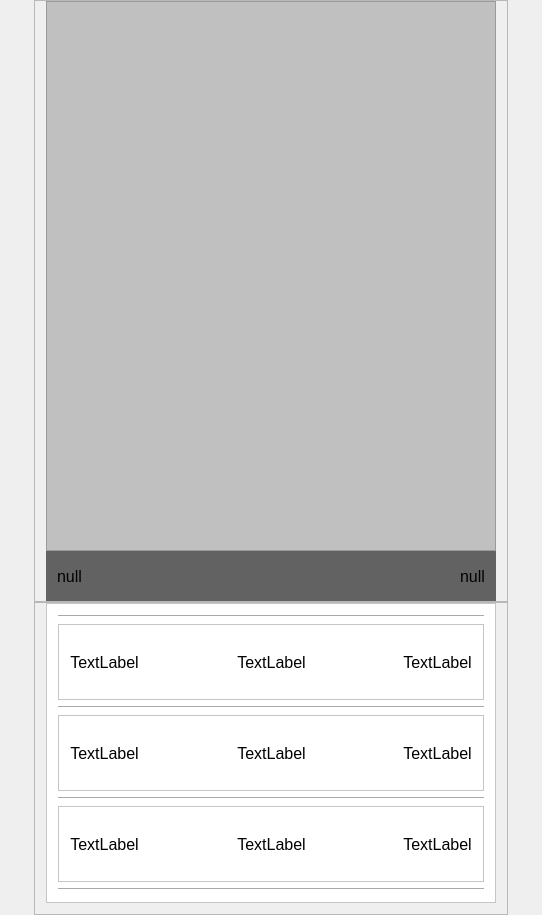
<?xml version="1.0" encoding="UTF-8"?>
<ui version="4.0">
 <class>Widget</class>
 <widget class="QWidget" name="Widget">
  <property name="geometry">
   <rect>
    <x>0</x>
    <y>0</y>
    <width>542</width>
    <height>891</height>
   </rect>
  </property>
  <property name="sizePolicy">
   <sizepolicy hsizetype="Minimum" vsizetype="Minimum">
    <horstretch>0</horstretch>
    <verstretch>0</verstretch>
   </sizepolicy>
  </property>
  <property name="windowTitle">
   <string>Widget</string>
  </property>
  <layout class="QGridLayout" name="gridLayout_9">
   <property name="leftMargin">
    <number>0</number>
   </property>
   <property name="topMargin">
    <number>0</number>
   </property>
   <property name="rightMargin">
    <number>0</number>
   </property>
   <property name="bottomMargin">
    <number>0</number>
   </property>
   <property name="spacing">
    <number>0</number>
   </property>
   <item row="0" column="0">
    <layout class="QHBoxLayout" name="horizontalLayout_2">
     <item>
      <spacer name="horizontalSpacer_8">
       <property name="orientation">
        <enum>Qt::Horizontal</enum>
       </property>
       <property name="sizeHint" stdset="0">
        <size>
         <width>13</width>
         <height>17</height>
        </size>
       </property>
      </spacer>
     </item>
     <item>
      <layout class="QVBoxLayout" name="verticalLayout_2">
       <property name="spacing">
        <number>0</number>
       </property>
       <item>
        <widget class="QFrame" name="frame_background">
         <property name="frameShape">
          <enum>QFrame::StyledPanel</enum>
         </property>
         <property name="frameShadow">
          <enum>QFrame::Raised</enum>
         </property>
         <layout class="QGridLayout" name="gridLayout_7">
          <property name="topMargin">
           <number>0</number>
          </property>
          <property name="bottomMargin">
           <number>0</number>
          </property>
          <item row="0" column="0">
           <widget class="QFrame" name="frame_pic">
            <property name="sizePolicy">
             <sizepolicy hsizetype="Preferred" vsizetype="Preferred">
              <horstretch>0</horstretch>
              <verstretch>0</verstretch>
             </sizepolicy>
            </property>
            <property name="minimumSize">
             <size>
              <width>450</width>
              <height>600</height>
             </size>
            </property>
            <property name="maximumSize">
             <size>
              <width>450</width>
              <height>600</height>
             </size>
            </property>
            <property name="styleSheet">
             <string notr="true">#frame_pic{
	border-radius:0px;
}</string>
            </property>
            <property name="frameShape">
             <enum>QFrame::StyledPanel</enum>
            </property>
            <property name="frameShadow">
             <enum>QFrame::Raised</enum>
            </property>
            <layout class="QGridLayout" name="gridLayout_8">
             <property name="leftMargin">
              <number>0</number>
             </property>
             <property name="topMargin">
              <number>0</number>
             </property>
             <property name="rightMargin">
              <number>0</number>
             </property>
             <property name="bottomMargin">
              <number>0</number>
             </property>
             <property name="spacing">
              <number>0</number>
             </property>
             <item row="1" column="0">
              <widget class="QFrame" name="frame_date">
               <property name="minimumSize">
                <size>
                 <width>0</width>
                 <height>20</height>
                </size>
               </property>
               <property name="styleSheet">
                <string notr="true">#frame_date{
	background-color:rgba(0,0,0,150);
	border-bottom-left-radius:0px;  
	border-bottom-right-radius:0px;
}</string>
               </property>
               <property name="frameShape">
                <enum>QFrame::StyledPanel</enum>
               </property>
               <property name="frameShadow">
                <enum>QFrame::Raised</enum>
               </property>
               <layout class="QGridLayout" name="gridLayout_2">
                <item row="0" column="0">
                 <layout class="QHBoxLayout" name="horizontalLayout">
                  <item>
                   <widget class="QLabel" name="label_curr_city">
                    <property name="font">
                     <font>
                      <family>Arial</family>
                      <pointsize>12</pointsize>
                     </font>
                    </property>
                    <property name="text">
                     <string>null</string>
                    </property>
                   </widget>
                  </item>
                  <item>
                   <spacer name="horizontalSpacer_2">
                    <property name="orientation">
                     <enum>Qt::Horizontal</enum>
                    </property>
                    <property name="sizeHint" stdset="0">
                     <size>
                      <width>40</width>
                      <height>20</height>
                     </size>
                    </property>
                   </spacer>
                  </item>
                  <item>
                   <widget class="QLabel" name="label_curr_date">
                    <property name="font">
                     <font>
                      <family>Arial</family>
                      <pointsize>12</pointsize>
                     </font>
                    </property>
                    <property name="text">
                     <string>null</string>
                    </property>
                   </widget>
                  </item>
                 </layout>
                </item>
               </layout>
              </widget>
             </item>
             <item row="0" column="0">
              <widget class="QFrame" name="frame">
               <property name="sizePolicy">
                <sizepolicy hsizetype="Expanding" vsizetype="Fixed">
                 <horstretch>0</horstretch>
                 <verstretch>0</verstretch>
                </sizepolicy>
               </property>
               <property name="minimumSize">
                <size>
                 <width>0</width>
                 <height>550</height>
                </size>
               </property>
               <property name="styleSheet">
                <string notr="true">background-color: rgba(0, 0, 0,50);</string>
               </property>
               <property name="frameShape">
                <enum>QFrame::StyledPanel</enum>
               </property>
               <property name="frameShadow">
                <enum>QFrame::Raised</enum>
               </property>
              </widget>
             </item>
            </layout>
           </widget>
          </item>
         </layout>
        </widget>
       </item>
       <item>
        <widget class="QFrame" name="frame_2">
         <property name="sizePolicy">
          <sizepolicy hsizetype="Preferred" vsizetype="Expanding">
           <horstretch>0</horstretch>
           <verstretch>0</verstretch>
          </sizepolicy>
         </property>
         <property name="frameShape">
          <enum>QFrame::StyledPanel</enum>
         </property>
         <property name="frameShadow">
          <enum>QFrame::Raised</enum>
         </property>
         <property name="lineWidth">
          <number>1</number>
         </property>
         <layout class="QGridLayout" name="gridLayout">
          <property name="topMargin">
           <number>0</number>
          </property>
          <item row="0" column="0">
           <layout class="QVBoxLayout" name="verticalLayout">
            <item>
             <widget class="QFrame" name="frame_future">
              <property name="sizePolicy">
               <sizepolicy hsizetype="Fixed" vsizetype="Fixed">
                <horstretch>0</horstretch>
                <verstretch>0</verstretch>
               </sizepolicy>
              </property>
              <property name="minimumSize">
               <size>
                <width>450</width>
                <height>300</height>
               </size>
              </property>
              <property name="maximumSize">
               <size>
                <width>450</width>
                <height>300</height>
               </size>
              </property>
              <property name="styleSheet">
               <string notr="true">background-color: rgb(255, 255, 255);</string>
              </property>
              <property name="frameShape">
               <enum>QFrame::StyledPanel</enum>
              </property>
              <property name="frameShadow">
               <enum>QFrame::Raised</enum>
              </property>
              <layout class="QGridLayout" name="gridLayout_6">
               <item row="3" column="0">
                <widget class="QFrame" name="frame_weather_2">
                 <property name="frameShape">
                  <enum>QFrame::StyledPanel</enum>
                 </property>
                 <property name="frameShadow">
                  <enum>QFrame::Raised</enum>
                 </property>
                 <layout class="QGridLayout" name="gridLayout_4">
                  <item row="0" column="0">
                   <layout class="QHBoxLayout" name="horizontalLayout_5">
                    <item>
                     <widget class="QLabel" name="label_future_day_2">
                      <property name="font">
                       <font>
                        <family>Arial</family>
                        <pointsize>12</pointsize>
                       </font>
                      </property>
                      <property name="text">
                       <string>TextLabel</string>
                      </property>
                      <property name="alignment">
                       <set>Qt::AlignCenter</set>
                      </property>
                     </widget>
                    </item>
                    <item>
                     <spacer name="horizontalSpacer_13">
                      <property name="orientation">
                       <enum>Qt::Horizontal</enum>
                      </property>
                      <property name="sizeHint" stdset="0">
                       <size>
                        <width>13</width>
                        <height>20</height>
                       </size>
                      </property>
                     </spacer>
                    </item>
                    <item>
                     <widget class="QLabel" name="label_future_weather_2">
                      <property name="font">
                       <font>
                        <family>Arial</family>
                        <pointsize>12</pointsize>
                       </font>
                      </property>
                      <property name="text">
                       <string>TextLabel</string>
                      </property>
                      <property name="alignment">
                       <set>Qt::AlignCenter</set>
                      </property>
                     </widget>
                    </item>
                    <item>
                     <spacer name="horizontalSpacer_14">
                      <property name="orientation">
                       <enum>Qt::Horizontal</enum>
                      </property>
                      <property name="sizeHint" stdset="0">
                       <size>
                        <width>13</width>
                        <height>20</height>
                       </size>
                      </property>
                     </spacer>
                    </item>
                    <item>
                     <widget class="QLabel" name="label_future_temp_2">
                      <property name="font">
                       <font>
                        <family>Arial</family>
                        <pointsize>12</pointsize>
                       </font>
                      </property>
                      <property name="text">
                       <string>TextLabel</string>
                      </property>
                      <property name="alignment">
                       <set>Qt::AlignCenter</set>
                      </property>
                     </widget>
                    </item>
                   </layout>
                  </item>
                 </layout>
                </widget>
               </item>
               <item row="1" column="0">
                <widget class="QFrame" name="frame_weather_1">
                 <property name="frameShape">
                  <enum>QFrame::StyledPanel</enum>
                 </property>
                 <property name="frameShadow">
                  <enum>QFrame::Raised</enum>
                 </property>
                 <layout class="QGridLayout" name="gridLayout_3">
                  <item row="0" column="0">
                   <layout class="QHBoxLayout" name="horizontalLayout_4">
                    <item>
                     <widget class="QLabel" name="label_future_day_1">
                      <property name="font">
                       <font>
                        <family>Arial</family>
                        <pointsize>12</pointsize>
                       </font>
                      </property>
                      <property name="text">
                       <string>TextLabel</string>
                      </property>
                      <property name="alignment">
                       <set>Qt::AlignCenter</set>
                      </property>
                     </widget>
                    </item>
                    <item>
                     <spacer name="horizontalSpacer_9">
                      <property name="orientation">
                       <enum>Qt::Horizontal</enum>
                      </property>
                      <property name="sizeHint" stdset="0">
                       <size>
                        <width>13</width>
                        <height>20</height>
                       </size>
                      </property>
                     </spacer>
                    </item>
                    <item>
                     <widget class="QLabel" name="label_future_weather_1">
                      <property name="font">
                       <font>
                        <family>Arial</family>
                        <pointsize>12</pointsize>
                       </font>
                      </property>
                      <property name="text">
                       <string>TextLabel</string>
                      </property>
                      <property name="alignment">
                       <set>Qt::AlignCenter</set>
                      </property>
                     </widget>
                    </item>
                    <item>
                     <spacer name="horizontalSpacer_10">
                      <property name="orientation">
                       <enum>Qt::Horizontal</enum>
                      </property>
                      <property name="sizeHint" stdset="0">
                       <size>
                        <width>13</width>
                        <height>20</height>
                       </size>
                      </property>
                     </spacer>
                    </item>
                    <item>
                     <widget class="QLabel" name="label_future_temp_1">
                      <property name="font">
                       <font>
                        <family>Arial</family>
                        <pointsize>12</pointsize>
                       </font>
                      </property>
                      <property name="text">
                       <string>TextLabel</string>
                      </property>
                      <property name="alignment">
                       <set>Qt::AlignCenter</set>
                      </property>
                     </widget>
                    </item>
                   </layout>
                  </item>
                 </layout>
                </widget>
               </item>
               <item row="6" column="0">
                <widget class="Line" name="line_3">
                 <property name="orientation">
                  <enum>Qt::Horizontal</enum>
                 </property>
                </widget>
               </item>
               <item row="2" column="0">
                <widget class="Line" name="line">
                 <property name="orientation">
                  <enum>Qt::Horizontal</enum>
                 </property>
                </widget>
               </item>
               <item row="0" column="0">
                <widget class="Line" name="line_4">
                 <property name="orientation">
                  <enum>Qt::Horizontal</enum>
                 </property>
                </widget>
               </item>
               <item row="4" column="0">
                <widget class="Line" name="line_2">
                 <property name="orientation">
                  <enum>Qt::Horizontal</enum>
                 </property>
                </widget>
               </item>
               <item row="5" column="0">
                <widget class="QFrame" name="frame_weather_3">
                 <property name="frameShape">
                  <enum>QFrame::StyledPanel</enum>
                 </property>
                 <property name="frameShadow">
                  <enum>QFrame::Raised</enum>
                 </property>
                 <layout class="QGridLayout" name="gridLayout_5">
                  <item row="0" column="0">
                   <layout class="QHBoxLayout" name="horizontalLayout_6">
                    <item>
                     <widget class="QLabel" name="label_future_day_3">
                      <property name="font">
                       <font>
                        <family>Arial</family>
                        <pointsize>12</pointsize>
                       </font>
                      </property>
                      <property name="text">
                       <string>TextLabel</string>
                      </property>
                      <property name="alignment">
                       <set>Qt::AlignCenter</set>
                      </property>
                     </widget>
                    </item>
                    <item>
                     <spacer name="horizontalSpacer_17">
                      <property name="orientation">
                       <enum>Qt::Horizontal</enum>
                      </property>
                      <property name="sizeHint" stdset="0">
                       <size>
                        <width>13</width>
                        <height>20</height>
                       </size>
                      </property>
                     </spacer>
                    </item>
                    <item>
                     <widget class="QLabel" name="label_future_weather_3">
                      <property name="font">
                       <font>
                        <family>Arial</family>
                        <pointsize>12</pointsize>
                       </font>
                      </property>
                      <property name="text">
                       <string>TextLabel</string>
                      </property>
                      <property name="alignment">
                       <set>Qt::AlignCenter</set>
                      </property>
                     </widget>
                    </item>
                    <item>
                     <spacer name="horizontalSpacer_18">
                      <property name="orientation">
                       <enum>Qt::Horizontal</enum>
                      </property>
                      <property name="sizeHint" stdset="0">
                       <size>
                        <width>13</width>
                        <height>20</height>
                       </size>
                      </property>
                     </spacer>
                    </item>
                    <item>
                     <widget class="QLabel" name="label_future_temp_3">
                      <property name="font">
                       <font>
                        <family>Arial</family>
                        <pointsize>12</pointsize>
                       </font>
                      </property>
                      <property name="text">
                       <string>TextLabel</string>
                      </property>
                      <property name="alignment">
                       <set>Qt::AlignCenter</set>
                      </property>
                     </widget>
                    </item>
                   </layout>
                  </item>
                 </layout>
                </widget>
               </item>
              </layout>
             </widget>
            </item>
            <item>
             <spacer name="verticalSpacer">
              <property name="orientation">
               <enum>Qt::Vertical</enum>
              </property>
              <property name="sizeType">
               <enum>QSizePolicy::Expanding</enum>
              </property>
              <property name="sizeHint" stdset="0">
               <size>
                <width>10</width>
                <height>10</height>
               </size>
              </property>
             </spacer>
            </item>
           </layout>
          </item>
         </layout>
        </widget>
       </item>
      </layout>
     </item>
     <item>
      <spacer name="horizontalSpacer_11">
       <property name="orientation">
        <enum>Qt::Horizontal</enum>
       </property>
       <property name="sizeHint" stdset="0">
        <size>
         <width>13</width>
         <height>17</height>
        </size>
       </property>
      </spacer>
     </item>
    </layout>
   </item>
  </layout>
 </widget>
 <layoutdefault spacing="6" margin="11"/>
 <resources/>
 <connections/>
</ui>
